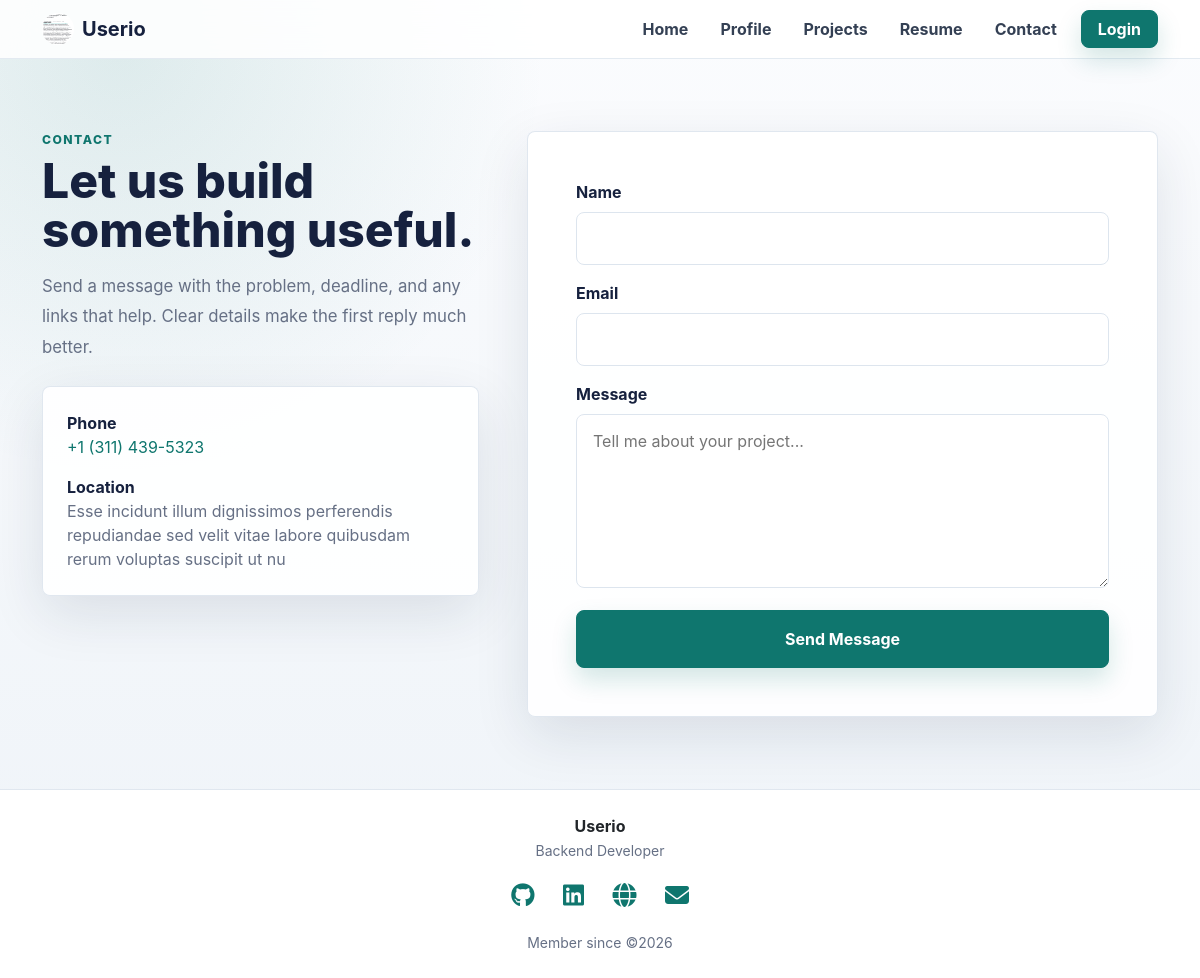
Page /portfolio/user/contact on the earlier database version.
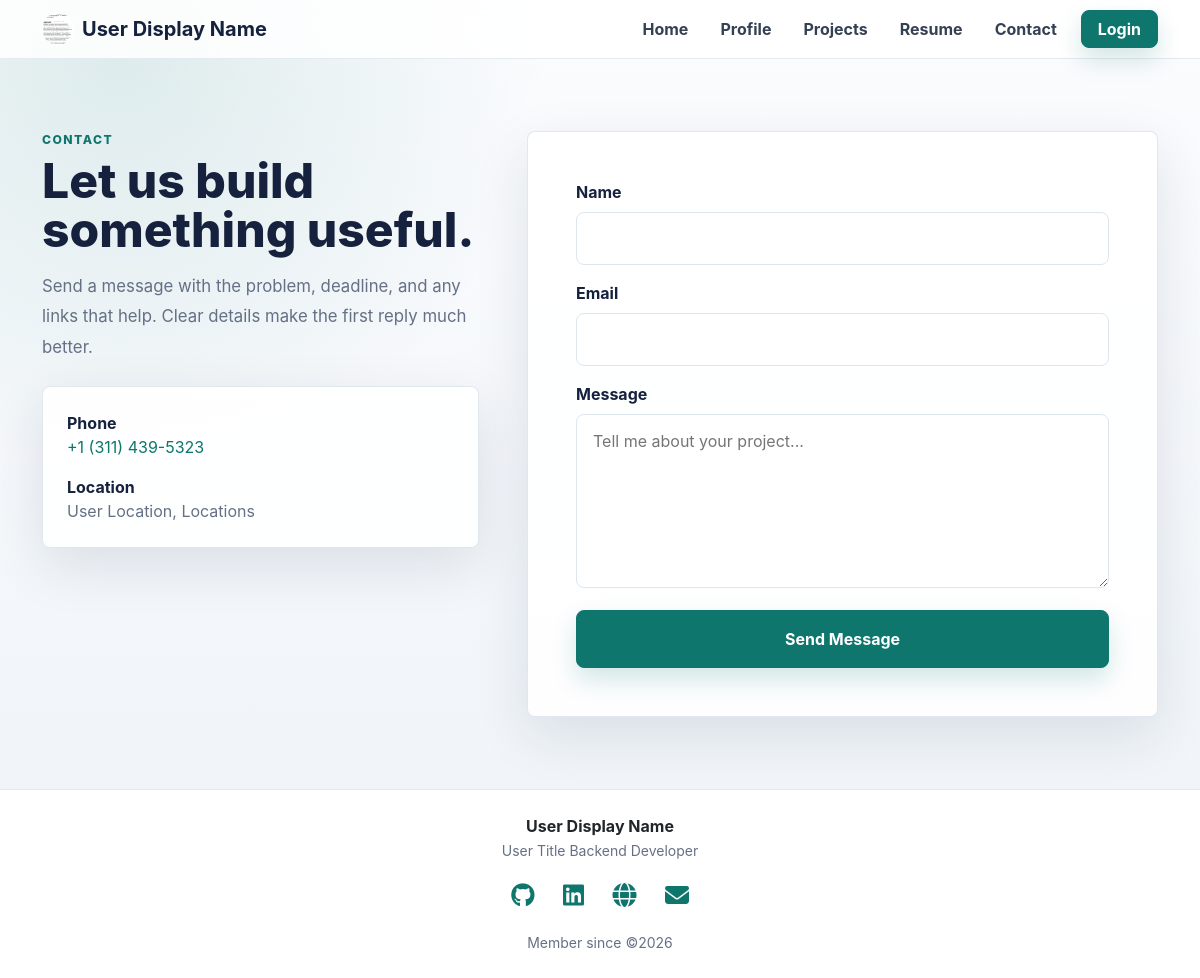
Same page on the later database version.
### portfolio/models.py (models this page shows, shortened)
class Profile(models.Model):
    user = models.OneToOneField(User, related_name='profile', on_delete=models.CASCADE, null=True)
    full_name = models.CharField(max_length=120, default='')
    display_name = models.CharField(max_length=80, blank=True)
    title = models.CharField(max_length=120, blank=True)  # e.g. "Backend Developer"
    bio = models.TextField(blank=True)
    phone = models.CharField(max_length=20, blank=True)
    location = models.CharField(max_length=120, blank=True)
    profile_image = models.ImageField(upload_to="profile_images/", blank=True, null=True)
    github = models.URLField(blank=True)
    linkedin = models.URLField(blank=True)
    website = models.URLField(blank=True)
    created_at = models.DateTimeField(auto_now_add=True)

### portfolio/views.py (the view, shortened to what this page needs)
# urls.py: path('<str:username>/contact', contact, name='contact'),
def contact(request, username=None):
    set_cached_username(request, username)
    profile = get_user_profile(username)
    context = {
        'profile': profile
    }
    subject = "Important! Someone has contacted you through your portfolio."
    recipient_list = [profile.user.email] if profile else []
    return render(request, 'contact.html', context)

### portfolio/utils.py (called while the page is built)
def get_user_profile(username):
    if username:
        return Profile.objects.filter(user__username=username).first()

def get_client_ip(request):
    ip = request.META.get('REMOTE_ADDR')
    return ip

def set_cached_username(request, username):
    if username is not None:
        cache.set(f'cached_username_{get_client_ip(request)}', username)

### portfolio/templates/contact.html (shortened to what this page needs)
{% extends 'master/base.html' %}
{% block content %}
  <section class="section-pad">
    <div class="container">
      <div class="row g-5 align-items-start">
        <div class="col-lg-5 reveal">
          <div class="eyebrow mb-2">Contact</div>
          <h1 class="section-title mb-3">Let us build something useful.</h1>
          <p class="section-copy">Send a message with the problem, deadline, and any links that help. Clear details make the first reply much better.</p>
          <div class="surface p-4 mt-4">
            {% if profile.phone %}
              <div class="mb-3">
                <div class="fw-bold">Phone</div>
                <a href="tel:{{ profile.phone }}" class="text-decoration-none">{{ profile.phone }}</a>
              </div>
            {% endif %}
            {% if profile.location %}
              <div>
                <div class="fw-bold">Location</div>
                <span class="muted">{{ profile.location }}</span>
              </div>
            {% endif %}
          </div>
        </div>
        <div class="col-lg-7 reveal reveal-delay-1">
          <div class="surface p-4 p-md-5">
            <form method="post" class="d-grid gap-3">
              <div>
                <label for="name" class="form-label fw-bold">Name</label>
                <input type="text" name="name" id="name" class="contact-field" required />
              </div>
              <div>
                <label for="email" class="form-label fw-bold">Email</label>
                <input type="email" name="email" id="email" class="contact-field" required />
              </div>
              <div>
                <label for="message" class="form-label fw-bold">Message</label>
                <textarea name="message" id="message" rows="6" class="contact-field" placeholder="Tell me about your project..." required></textarea>
              </div>
              <button type="submit" class="btn btn-brand py-3">Send Message</button>
            </form>
          </div>
        </div>
      </div>
    </div>
  </section>
{% endblock %}

### portfolio/templates/master/nav.html (shortened to what this page needs)
<nav class="navbar navbar-expand-lg navbar-light sticky-top">
  <div class="container">
    <a class="navbar-brand fw-bold d-flex align-items-center" href="{% url 'profile' profile.user.username|default:None %}">
      {% if profile.profile_image %}
        <img src="{{ profile.profile_image.url }}" class="rounded-circle me-2" width="32" height="32" alt="{{ profile.full_name }}" />
      {% else %}
        <img src="/media/app/logo.webp" alt="Logo" width="34" height="34" class="me-2 rounded" />
      {% endif %}
      <span>{{ profile.display_name|default:'Portfolio' }}</span>
    </a>
    <div class="collapse navbar-collapse justify-content-end d-none d-lg-flex">
      <ul class="navbar-nav align-items-center gap-3">
        <li class="nav-item">
          <a class="nav-link" href="{% url 'profile' %}">Home</a>
        </li>
        <li class="nav-item">
          <a class="nav-link" href="{% url 'profile' profile.user.username|default:None %}">Profile</a>
        </li>
        <li class="nav-item">
          <a class="nav-link" href="{% url 'projects' profile.user.username|default:None %}">Projects</a>
        </li>
        <li class="nav-item">
          <a class="nav-link" href="{% url 'resume' profile.user.username|default:None %}">Resume</a>
        </li>
        <li class="nav-item">
          <a class="nav-link" href="{% url 'contact' profile.user.username|default:None %}">Contact</a>
        </li>
        {% if request.user.is_authenticated %}
          <li class="nav-item">
            <a class="nav-link" href="{% url 'dashboard' %}">Dashboard</a>
          </li>
          <li class="nav-item">
            <a class="nav-link" href="{% url 'logout' %}">Logout</a>
          </li>
        {% else %}
          <li class="nav-item">
            <a class="btn btn-brand px-3" href="{% url 'login' %}">Login</a>
          </li>
        {% endif %}
      </ul>
    </div>
  </div>
</nav>

### portfolio/templates/master/footer.html (shortened to what this page needs)
<footer class="footer py-4 bg-white">
  <div class="container">
    <div>
      <div class="fw-bold text-dark">{{ profile.display_name|default:'Portfolio' }}</div>
      <small>{{ profile.title }}</small>
    </div>
    <div class="social-links my-3">
      {% if profile.github %}
        <a href="{{ profile.github }}" target="_blank"><i class="fab fa-github"></i></a>
      {% endif %}
      {% if profile.linkedin %}
        <a href="{{ profile.linkedin }}" target="_blank"><i class="fab fa-linkedin"></i></a>
      {% endif %}
      {% if profile.website %}
        <a href="{{ profile.website }}" target="_blank"><i class="fa fa-globe"></i></a>
      {% endif %}
      {% if profile.user.email %}
        <a href="{% url 'contact' profile.user.username %}">
            <i class="fas fa-envelope"></i>
        </a>
      {% endif %}
    </div>
    <div>
      <small>Member since ©{{ profile.user.date_joined|date:"Y"}}</small>
    </div>
  </div>
</footer>

Differences in the rows shown:
changed Profile: display_name "Userio" → "User Display Name"; location "Esse incidunt illum dignissimos perferendis repudiandae sed velit vitae labore quibusdam rerum voluptas suscipit ut nu" → "User Location, Locations"; title "Backend Developer" → "User Title Backend Developer"
